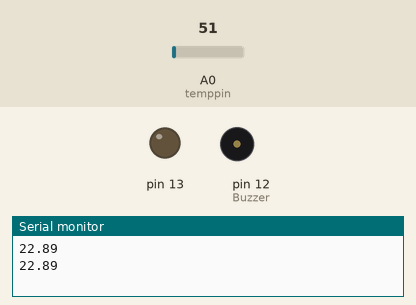
This sketch was run on a simulated Arduino Uno, built with avr-gcc and run on an emulated ATmega328P. Parts: output pins drawn as LEDs (lit = HIGH), buzzer (waves = sounding, pin HIGH), the last lines printed to the serial monitor. The test bench sets the inputs (shaded band); at power-on: A0 (temppin) = 51.

Above: at 1.8 s.
1.9 s: A0 (temppin) set to 78
4.2 s: A0 (temppin) set to 90
At 6.3 s:
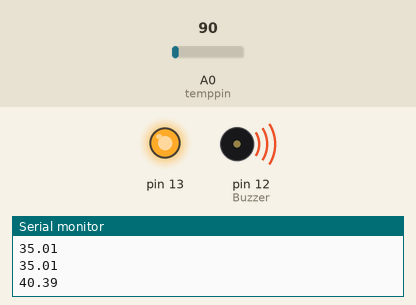
7.5 s: A0 (temppin) set to 71
At 9.6 s:
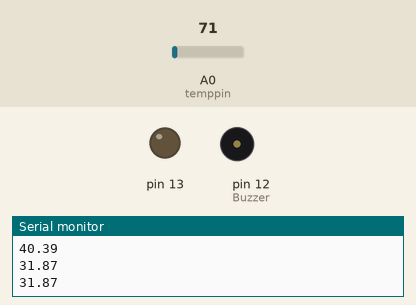
10.1 s: A0 (temppin) set to 86
At 11.9 s:
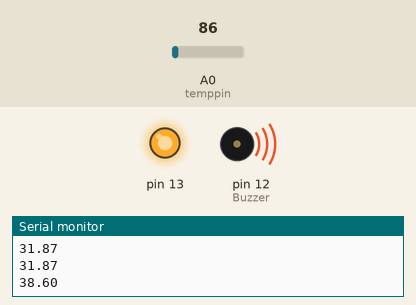
Timing chart, 0 to 13.4 s (numbered marks = the images above; inputs shaded):
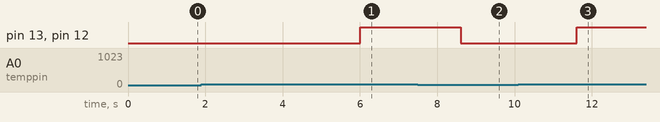

The sketch:

Temperature_Flame_Sensor.ino
```cpp
int temppin=A0;
float temp=0;
int Buzzer=12;
void setup()
{
  Serial.begin(9600);
  pinMode(Buzzer,OUTPUT);
  pinMode(13,OUTPUT);
}
void loop(){
  temp=analogRead(temppin);
  temp=temp*0.448828125;
  Serial.println(temp);
  delay(1000);
  if(temp>37)
  {

    digitalWrite(Buzzer,HIGH);
    digitalWrite(13,HIGH);
    delay(300);
  }
  else
  {
    digitalWrite(Buzzer,LOW);
    digitalWrite(13,LOW);
  }
}
```

Measured:
- the behaviour switches between 82 and 83 on A0 (temppin) (found by bisection; images 0 and 1)
- after the input at 4.2 s, pin 13, pin 12 (Buzzer): LOW → HIGH after 1.8 s
- after the input at 7.5 s, pin 13, pin 12 (Buzzer): HIGH → LOW after 1.1 s
- after the input at 10.1 s, pin 13, pin 12 (Buzzer): LOW → HIGH after 1.5 s
